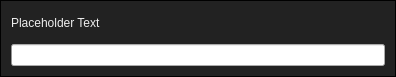
<?xml version="1.0" encoding="UTF-8"?>
<ui version="4.0">
 <class>ProgressDialog</class>
 <widget class="QDialog" name="ProgressDialog">
  <property name="geometry">
   <rect>
    <x>0</x>
    <y>0</y>
    <width>396</width>
    <height>77</height>
   </rect>
  </property>
  <property name="windowTitle">
   <string>Jahshaka</string>
  </property>
  <property name="styleSheet">
   <string notr="true">QLabel {
	color: #EEEEEE;
}

QProgressBar {
	color: #EEE;
}

#ProgressDialog {
	background: #222;
	border: 1px solid black;
}

#progressBar {
	/*color: #DEDEDE;*/
}</string>
  </property>
  <layout class="QVBoxLayout" name="verticalLayout">
   <property name="spacing">
    <number>9</number>
   </property>
   <property name="leftMargin">
    <number>11</number>
   </property>
   <property name="topMargin">
    <number>11</number>
   </property>
   <property name="rightMargin">
    <number>11</number>
   </property>
   <property name="bottomMargin">
    <number>11</number>
   </property>
   <item>
    <widget class="QLabel" name="label">
     <property name="text">
      <string>Placeholder Text</string>
     </property>
    </widget>
   </item>
   <item>
    <widget class="QProgressBar" name="progressBar">
     <property name="value">
      <number>0</number>
     </property>
     <property name="textVisible">
      <bool>false</bool>
     </property>
    </widget>
   </item>
  </layout>
 </widget>
 <resources/>
 <connections/>
</ui>
